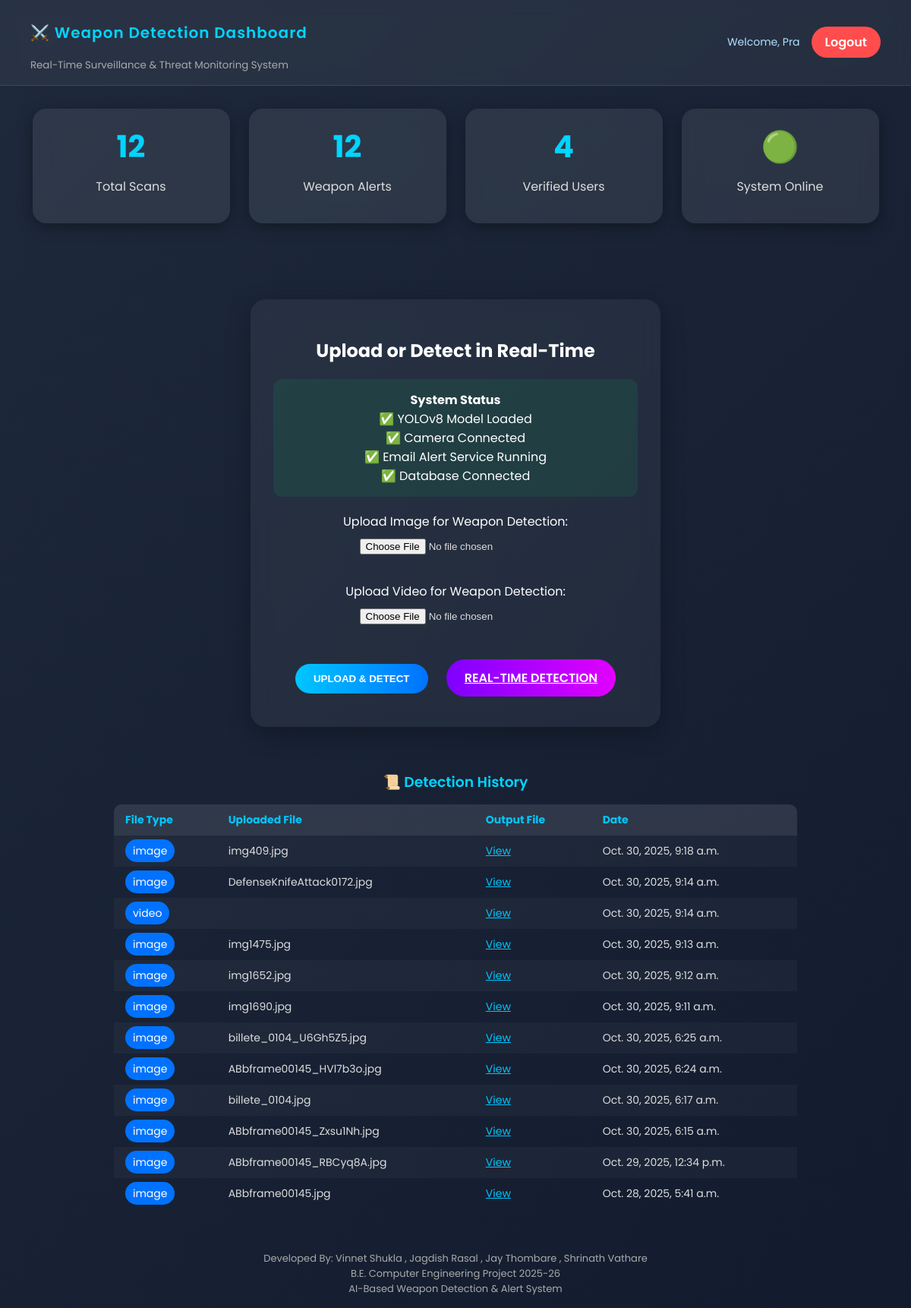
The page / (signed in) on the database its author committed.
### detection_app/models.py (models this page shows, shortened)
class DetectionRecord(models.Model):
    user = models.ForeignKey(User, on_delete=models.CASCADE)
    uploaded_file = models.FileField(upload_to='uploads/')
    output_file = models.FileField(upload_to='outputs/', null=True, blank=True)
    file_type = models.CharField(max_length=10, choices=[('image', 'Image'), ('video', 'Video')])
    detected_at = models.DateTimeField(auto_now_add=True)

### detection_app/views.py (the view)
# urls.py: path('', views.index, name='index'),
@login_required(login_url='login')
def index(request):
    output_image = None
    output_video = None
    if request.method == 'POST':
        form = UploadMediaForm(request.POST, request.FILES)
        if form.is_valid():
            for folder in glob.glob("runs/detect/*"):
                shutil.rmtree(folder, ignore_errors=True)
            results = None
            image = form.cleaned_data.get('image')
            video = form.cleaned_data.get('video')
            if image:
                upload_path = os.path.join(settings.MEDIA_ROOT, image.name)
                with open(upload_path, 'wb+') as f:
                    for chunk in image.chunks():
                        f.write(chunk)
                results = model.predict(source=upload_path, conf=0.5, imgsz=640, save=True)
                exp_dir = results[0].save_dir
                pred_files = glob.glob(os.path.join(exp_dir, '*'))
                if pred_files:
                    pred_file = pred_files[0]
                    output_filename = f"output_{image.name}"
                    output_path = os.path.join(settings.MEDIA_ROOT, output_filename)
                    shutil.move(pred_file, output_path)
                    output_image = f"{settings.MEDIA_URL}{output_filename}"
            elif video:
                upload_path = os.path.join(settings.MEDIA_ROOT, video.name)
                with open(upload_path, 'wb+') as f:
                    for chunk in video.chunks():
                        f.write(chunk)
                results = model.predict(source=upload_path, conf=0.5, imgsz=640, save=True)
                exp_dir = results[0].save_dir
                pred_files = glob.glob(os.path.join(exp_dir, '*'))
                if pred_files:
                    pred_file = pred_files[0]
                    if pred_file.lower().endswith('.avi'):
                        clip = mp.VideoFileClip(pred_file)
                        mp4_output = pred_file.replace('.avi', '.mp4')
                        clip.write_videofile(mp4_output, codec='libx264', audio_codec='aac')
                        clip.close()
                        os.remove(pred_file)
                        pred_file = mp4_output
                    output_filename = f"output_{os.path.basename(pred_file)}"
                    output_path = os.path.join(settings.MEDIA_ROOT, output_filename)
                    shutil.move(pred_file, output_path)
                    output_video = f"{settings.MEDIA_URL}{output_filename}"
            DetectionRecord.objects.create(
              user=request.user,
              uploaded_file=image if image else video,
              output_file=output_filename,
              file_type='image' if output_image else 'video'
)
            detected_classes = []
            try:
                res = results[0]
                if hasattr(res, "boxes") and hasattr(res, "names"):
                    cls_indices = []
                    if hasattr(res.boxes, "cls"):
                        import numpy as np
                        cls_indices = [int(x) for x in np.array(res.boxes.cls).reshape(-1)]
                    names_map = res.names
                    for idx in cls_indices:
                        name = names_map.get(idx, str(idx)) if isinstance(names_map, dict) else str(idx)
                        detected_classes.append(str(name).lower())
            except Exception:
                detected_classes = []
            weapon_keywords = {'knife', 'pistol'}
            found_weapons = sorted({c for c in detected_classes if any(k in c for k in weapon_keywords)})
            if found_weapons and request.user.email:
                subject = "⚠️ Weapon Detection Alert"
                body_lines = [
                    f"Hello {request.user.username},",
                    "",
                    f"A weapon was detected ({', '.join(found_weapons)}).",
                    "",
                    "Please review the detection file attached."
                ]
                body = "\n".join(body_lines)
                try:
                    email = EmailMessage(
                        subject=subject,
                        body=body,
                        from_email=getattr(settings, "DEFAULT_FROM_EMAIL", None),
                        to=[request.user.email],
                    )
                    attach_path = None
                    if output_image:
                        filename = os.path.basename(output_image)
                        potential_path = os.path.join(settings.MEDIA_ROOT, filename)
                        if os.path.exists(potential_path):
                            attach_path = potential_path
                    elif output_video:
                        filename = os.path.basename(output_video)
                        potential_path = os.path.join(settings.MEDIA_ROOT, filename)
                        if os.path.exists(potential_path):
                            attach_path = potential_path
                    if attach_path:
                        email.attach_file(attach_path)
                    email.send(fail_silently=False)
                    messages.warning(request, f"⚠️ Weapon detected ({', '.join(found_weapons)}). Message sent to registered mail.")
                except Exception as e:
                    messages.error(request, f"Failed to send alert email: {e}")
            else:
                messages.success(request, "✅ No weapon detected in the uploaded file.")
    else:
       form = UploadMediaForm()
    records = DetectionRecord.objects.filter(
    user=request.user
).order_by('-detected_at')
    total_scans = records.count()
    weapon_alerts = records.count()
    verified_users = EmailOTP.objects.filter(is_verified=True).count()
    return render(request, 'detection_app/result.html', {
        'form': form,
        'output_image': output_image,
        'output_video': output_video,
        'records': records,
        'total_scans': total_scans,
        'weapon_alerts': weapon_alerts,
        'verified_users': verified_users,
})

### detection_app/forms.py
class UploadMediaForm(forms.Form):
    image = forms.ImageField(
        label='Upload Image for Weapon Detection',
        required=False
    )
    video = forms.FileField(
        label='Upload Video for Weapon Detection',
        required=False,
    )

### detection_app/templatetags/custom_filters.py (called while the page is built)
@register.filter
def basename(value):
    try:
        return os.path.basename(value.name)
    except:
        return str(value)

### detection_app/templates/detection_app/result.html (shortened to what this page needs)
{% load static %}
{% load custom_filters %}
<!DOCTYPE html>
<html lang="en">
<head>
</head>
<body>
<header>
    <div>
        <h1>⚔️ Weapon Detection Dashboard</h1>
        <small style="color:#aaa;">
            Real-Time Surveillance & Threat Monitoring System
        </small>
    </div>
    <div class="user-info">
        <span class="welcome">Welcome, {{ user.username }}</span>
        <a href="{% url 'logout' %}" class="logout-btn">Logout</a>
    </div>
</header>
<div class="stats-container">
    <div class="stat-card">
        <h2>{{ total_scans }}</h2>
        <p>Total Scans</p>
    </div>
    <div class="stat-card">
        <h2>{{ weapon_alerts }}</h2>
        <p>Weapon Alerts</p>
    </div>
    <div class="stat-card">
        <h2>{{ verified_users }}</h2>
        <p>Verified Users</p>
    </div>
    <div class="stat-card">
        <h2>🟢</h2>
        <p>System Online</p>
    </div>
</div>
<main>
    <div class="card">
        <h2>Upload or Detect in Real-Time</h2>
        <div style="
background:rgba(0,255,100,.08);
padding:15px;
border-radius:12px;
margin-bottom:20px;
">
    <strong>System Status</strong><br>
    ✅ YOLOv8 Model Loaded<br>
    ✅ Camera Connected<br>
    ✅ Email Alert Service Running<br>
    ✅ Database Connected
</div>
        <form method="post" enctype="multipart/form-data">
            {{ form.as_p }}
            <button type="submit" class="btn btn-upload">Upload & Detect</button>
            <a href="{% url 'realtime_detection' %}" class="btn btn-live">Real-Time Detection</a>
        </form>
    </div>
    {% if records %}
    <div class="history">
        <h3>📜 Detection History</h3>
        <table class="history-table">
            <tr>
                <th>File Type</th>
                <th>Uploaded File</th>
                <th>Output File</th>
                <th>Date</th>
            </tr>
            {% for record in records %}
            <tr>
                <td>
                    <span style="
                    padding:5px 10px;
                    border-radius:20px;
                    background:#0072ff;
                    color:white;">
                        {{ record.file_type }}
                    </span>
                </td>
                <td>{{ record.uploaded_file|basename }}</td>
                <td><a href="{{ record.output_url }}" target="_blank" style="color:#00c6ff;">View</a></td>
                <td>{{ record.detected_at }}</td>
            </tr>
            {% endfor %}
        </table>
    </div>
    {% endif %}
</main>
<footer>
    Developed By: Vinnet Shukla , Jagdish Rasal , Jay Thombare , Shrinath Vathare<br>
    B.E. Computer Engineering Project 2025-26<br>
    AI-Based Weapon Detection & Alert System
    </footer>
</body>
</html>

### detection_app/templates/detection_app/result.html (style rules this page uses)
body { margin: 0; font-family: 'Poppins', sans-serif; background: linear-gradient(-45deg, #1f2937, #111827, #0f172a, #1e293b); background-size: 400% 400%; animation: gradientShift 12s ease infinite; color: #fff; }
header { background: rgba(255, 255, 255, 0.05); backdrop-filter: blur(10px); padding: 15px 40px; display: flex; align-items: center; border-bottom: 1px solid rgba(255, 255, 255, 0.1); }
header h1 { font-weight: 600; font-size: 20px; color: #00d4ff; letter-spacing: 1px; }
.user-info { margin-left: auto; display: flex; align-items: center; gap: 15px; }
.welcome { font-size: 14px; color: #b3e0ff; }
.logout-btn { background: #ff4d4d; color: white; padding: 8px 18px; border-radius: 25px; font-weight: 600; text-decoration: none; transition: all 0.3s ease; }
main { display: flex; flex-direction: column; align-items: center; justify-content: center; padding: 40px 20px; }
.card { background: rgba(255, 255, 255, 0.05); border-radius: 20px; box-shadow: 0 8px 32px rgba(0, 0, 0, 0.3); backdrop-filter: blur(12px); padding: 30px; width: 480px; text-align: center; animation: fadeIn 1s ease; }
input[type="file"] { margin-top: 10px; margin-bottom: 20px; color: #ddd; }
.btn { display: inline-block; margin: 10px; padding: 12px 24px; border-radius: 30px; font-weight: 600; text-transform: uppercase; border: none; cursor: pointer; transition: all 0.3s ease; }
.btn-upload { background: linear-gradient(90deg, #00c6ff, #0072ff); color: white; }
.btn-live { background: linear-gradient(90deg, #7f00ff, #e100ff); color: white; }
.history { margin-top: 40px; width: 90%; max-width: 900px; }
.history h3 { text-align: center; margin-bottom: 15px; color: #00d4ff; font-weight: 600; }
.history-table { width: 100%; border-collapse: collapse; color: #ddd; font-size: 14px; border-radius: 10px; overflow: hidden; }
.history-table th, .history-table td { padding: 10px 15px; text-align: left; }
.history-table th { background: rgba(255, 255, 255, 0.1); color: #00c6ff; }
.history-table tr:nth-child(even) { background: rgba(255, 255, 255, 0.03); }
footer { text-align: center; padding: 15px; font-size: 13px; color: #aaa; }
.stat-card { width:180px; padding:20px; text-align:center; border-radius:15px; background:rgba(255,255,255,0.06); backdrop-filter:blur(12px); box-shadow:0 0 15px rgba(0,212,255,.2); transition:.3s; }
.stat-card p { margin-top:10px; color:#ddd; }
.stats-container { display:flex; justify-content:center; gap:25px; flex-wrap:wrap; margin:30px; }
.stat-card { width:220px; background:rgba(255,255,255,.08); backdrop-filter:blur(12px); border-radius:18px; text-align:center; padding:20px; transition:.3s; box-shadow:0 5px 20px rgba(0,0,0,.35); }
.stat-card h2 { font-size:40px; color:#00d4ff; margin:0; }
.stat-card p { color:#ddd; margin-top:10px; }

### rows shown on the page
DetectionRecord: file_type "image", uploaded_file|basename "img409.jpg", detected_at "Oct. 30, 2025, 9:18 a.m."
DetectionRecord: file_type "image", uploaded_file|basename "DefenseKnifeAttack0172.jpg", detected_at "Oct. 30, 2025, 9:14 a.m."
DetectionRecord: file_type "video", detected_at "Oct. 30, 2025, 9:14 a.m."
DetectionRecord: file_type "image", uploaded_file|basename "img1475.jpg", detected_at "Oct. 30, 2025, 9:13 a.m."
DetectionRecord: file_type "image", uploaded_file|basename "img1652.jpg", detected_at "Oct. 30, 2025, 9:12 a.m."
DetectionRecord: file_type "image", uploaded_file|basename "img1690.jpg", detected_at "Oct. 30, 2025, 9:11 a.m."
DetectionRecord: file_type "image", uploaded_file|basename "billete_0104_U6Gh5Z5.jpg", detected_at "Oct. 30, 2025, 6:25 a.m."
DetectionRecord: file_type "image", uploaded_file|basename "ABbframe00145_HVl7b3o.jpg", detected_at "Oct. 30, 2025, 6:24 a.m."
DetectionRecord: file_type "image", uploaded_file|basename "billete_0104.jpg", detected_at "Oct. 30, 2025, 6:17 a.m."
DetectionRecord: file_type "image", uploaded_file|basename "ABbframe00145_Zxsu1Nh.jpg", detected_at "Oct. 30, 2025, 6:15 a.m."
DetectionRecord: file_type "image", uploaded_file|basename "ABbframe00145_RBCyq8A.jpg", detected_at "Oct. 29, 2025, 12:34 p.m."
DetectionRecord: file_type "image", uploaded_file|basename "ABbframe00145.jpg", detected_at "Oct. 28, 2025, 5:41 a.m."

### other values the page prints
{{ user.username }} "Pra"
{{ total_scans }} "12"
{{ weapon_alerts }} "12"
{{ verified_users }} "4"
